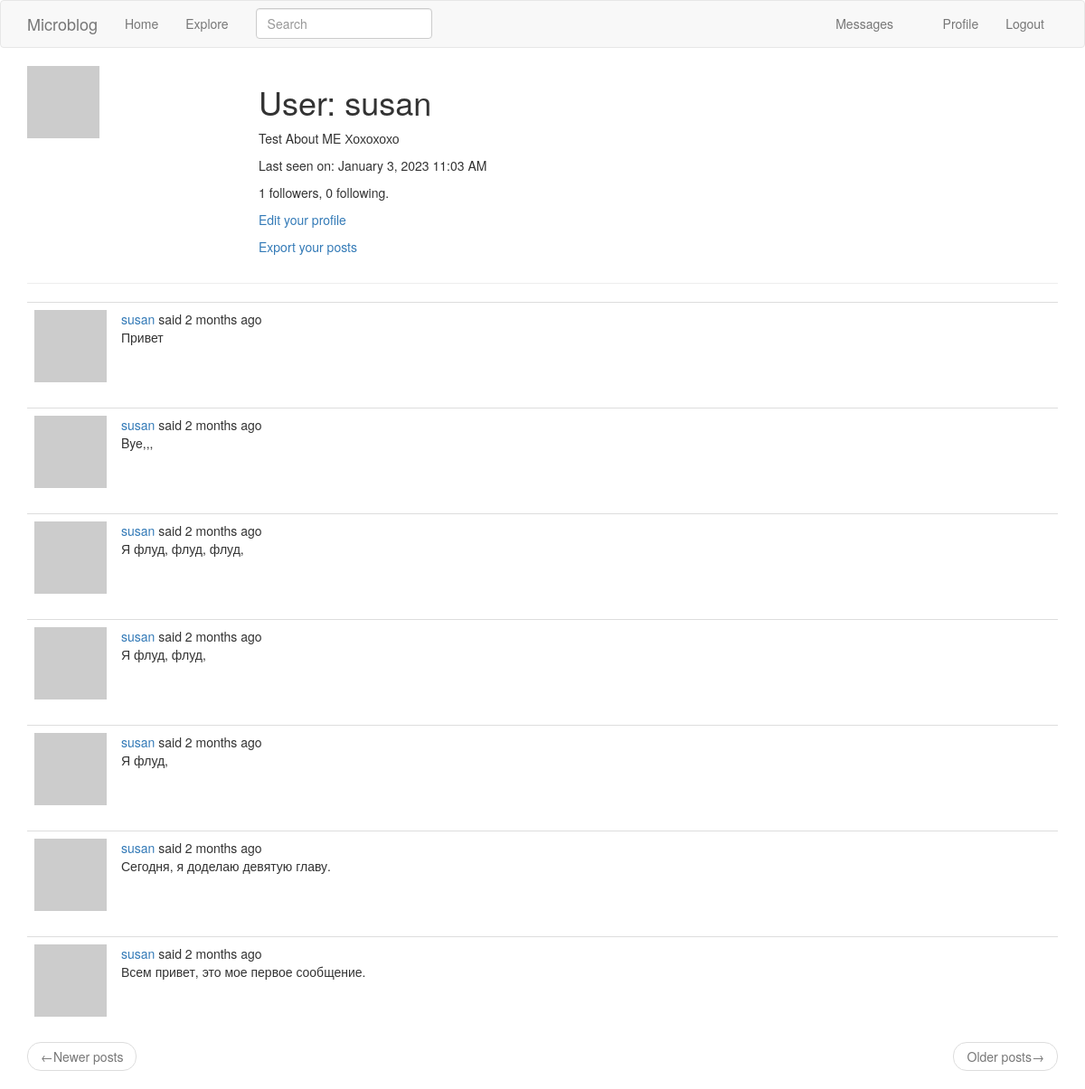
Before: /user/susan (signed in) with the older database file.
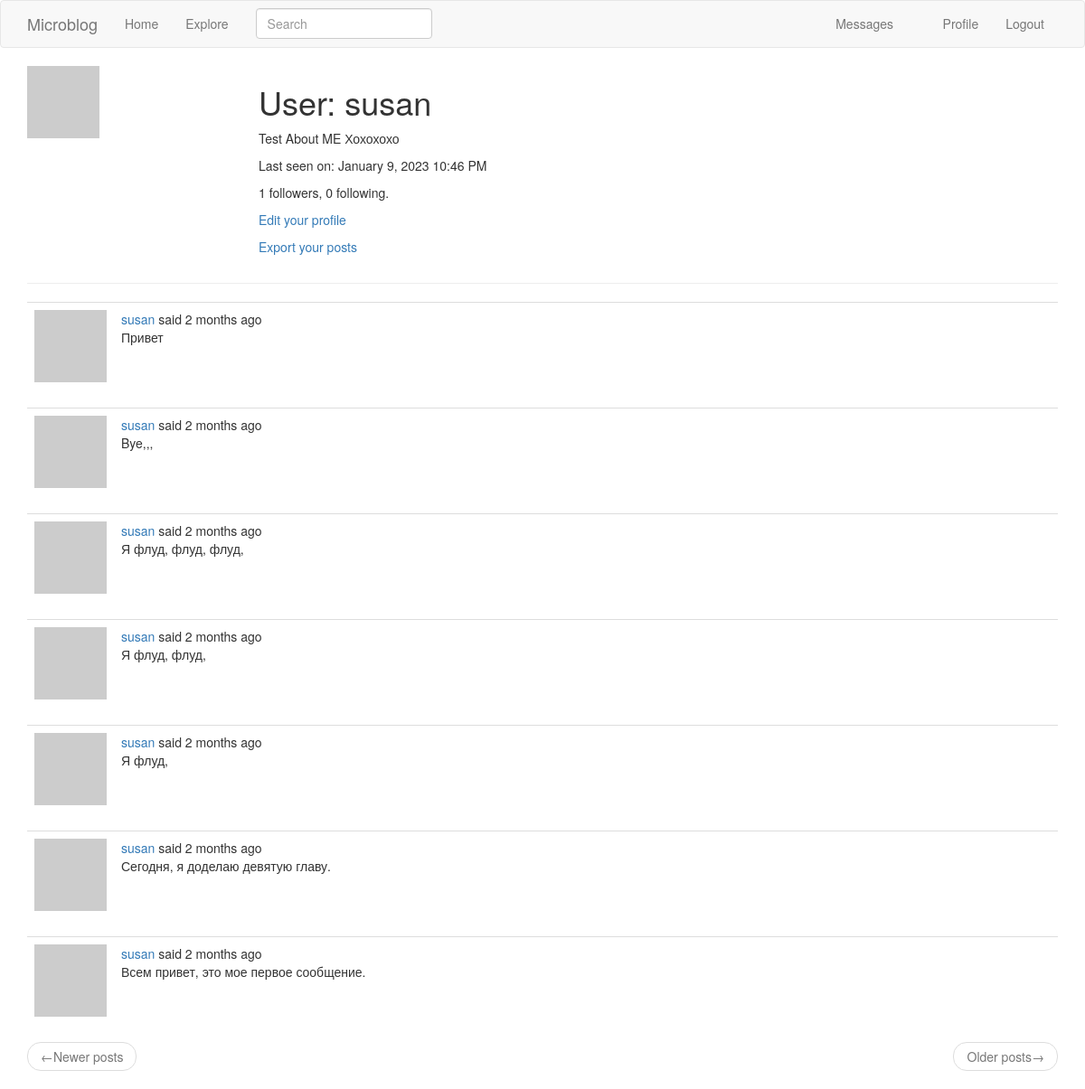
After: the same page with the newer database file.
### app/models.py (models this page shows, shortened)
class User(UserMixin, db.Model):
    id = db.Column(
        db.Integer,
        primary_key=True,
    )
    username = db.Column(
        db.String(64),
        index=True,
        unique=True,
    )
    email = db.Column(
        db.String(120),
        index=True,
        unique=True,
    )
    password_hash = db.Column(
        db.String(128),
    )
    about_me = db.Column(
        db.String(140)
    )
    last_seen = db.Column(
        db.DateTime,
        default=datetime.utcnow
    )
    posts = db.relationship(
        'Post',
        backref='author',
        lazy='dynamic',
    )
    followed = db.relationship(
        'User',
        secondary=followers,
        primaryjoin=(followers.c.follower_id == id),
        secondaryjoin=(followers.c.followed_id == id),
        backref=db.backref('followers', lazy='dynamic'),
        lazy='dynamic',
    )
    messages_sent = db.relationship(
        'Message',
        foreign_keys='Message.sender_id',
        backref='author',
        lazy='dynamic',
    )
    messages_received = db.relationship(
        'Message',
        foreign_keys='Message.recipient_id',
        backref='recipient',
        lazy='dynamic',
    )
    last_message_read_time = db.Column(
        db.DateTime,
    )
    notifications = db.relationship(
        'Notification',
        backref='user',
        lazy='dynamic',
    )
    tasks = db.relationship(
        'Task',
        backref='user',
        lazy='dynamic',
    )
    def avatar(self, size):
        digest = md5(self.email.lower().encode('utf-8')).hexdigest()
        return f'https://www.gravatar.com/avatar/{digest}?d=identicon&s={size}'
    def new_messages(self):
        last_read_time = self.last_message_read_time or datetime(1900, 1, 1)
        return Message.query.filter_by(recipient=self).filter(
            Message.timestamp > last_read_time).count()
    def get_tasks_in_progress(self):
        return Task.query.filter_by(user=self, complete=False).all()
    def get_task_in_progress(self, name):
        return Task.query.filter_by(name=name, user=self,
                                    complete=False).first()

class SearchableMixin(object):
    @classmethod
    def before_commit(cls, session):
        session._changes = {
            'add': list(session.new),
            'update': list(session.dirty),
            'delete': list(session.deleted),
        }
    @classmethod
    def after_commit(cls, session):
        for obj in session._changes['add']:
            if isinstance(obj, SearchableMixin):
                add_to_index(obj.__tablename__, obj)
        for obj in session._changes['update']:
            if isinstance(obj, SearchableMixin):
                add_to_index(obj.__tablename__, obj)
        for obj in session._changes['delete']:
            if isinstance(obj, SearchableMixin):
                remove_from_index(obj.__tablename__, obj)
        session._changes = None

class Post(SearchableMixin, db.Model):
    __searchable__ = ['body']
    id = db.Column(
        db.Integer,
        primary_key=True,
    )
    body = db.Column(
        db.String(140),
    )
    timestamp = db.Column(
        db.DateTime,
        index=True,
        default=datetime.utcnow,
    )
    user_id = db.Column(
        db.Integer(),
        db.ForeignKey('user.id'),
    )

### app/main/routes.py (the view)
@bp.route('/user/<username>')
@login_required
def user(username):
    user = User.query.filter_by(username=username).first_or_404()
    page = request.args.get('page', 1, type=int)
    posts = user.posts.order_by(Post.timestamp.desc()).paginate(
        page=page,
        per_page=current_app.config['POSTS_PER_PAGE'],
        error_out=False
    )
    next_url = url_for('main.user', username=user.username,
                       page=posts.next_num) \
        if posts.has_next else None
    prev_url = url_for('main.user', username=user.username,
                       page=posts.prev_num) \
        if posts.has_prev else None
    form = EmptyForm()
    context = {
        'user': user,
        'posts': posts.items,
        'form': form,
        'next_url': next_url,
        'prev_url': prev_url,
    }
    return render_template('user.html', **context)

### app/main/forms.py
class SearchForm(FlaskForm):
    q = StringField(
        _l('Search'),
        validators=[DataRequired()]
    )
    def __init__(self, *args, **kwargs):
        if 'formdata' not in kwargs:
            kwargs['formdata'] = request.args
        if 'meta' not in kwargs:
            kwargs['meta'] = {'csrf': False}
        super(SearchForm, self).__init__(*args, **kwargs)

class EmptyForm(FlaskForm):
    submit = SubmitField(_('Submit'))

### app/main/routes.py (called while the page is built)
@bp.before_request
def before_request():
    if current_user.is_authenticated:
        current_user.last_seen = datetime.utcnow()
        db.session.commit()
        g.search_form = SearchForm()
    g.locale = str(get_locale())

### app/models.py (called while the page is built)
@login.user_loader
def load_user(id):
    return User.query.get(int(id))

### app/templates/user.html (shortened to what this page needs)
{% extends 'base.html' %}
{% block app_content %}
  <table style="table table-hover">
    <tr valign="top">
      <td width="256px"><img src="{{ user.avatar(256) }}"></td>
      <td>
        <h1>{{ _('User') }}: {{ user.username }}</h1>
        {% if user.about_me %}
          <p>
            {{ user.about_me }}
          </p>
        {% endif %}
        {% if user.last_seen %}
          <p>
            {{ _('Last seen on') }}: {{ moment(user.last_seen).format('LLL') }}
          </p>
        {% endif %}
        <p>
          {{ _('%(count)d followers', count=user.followers.count()) }},
          {{ _('%(count)d following.', count=user.followed.count()) }}
        </p>
        {% if user == current_user %}
          <p>
            <a href="{{ url_for('main.edit_profile') }}">{{ _('Edit your profile') }}</a>
          </p>
          {% if not current_user.get_task_in_progress('export_posts') %}
            <p>
                <a href="{{ url_for('main.export_posts') }}">
                    {{ _('Export your posts') }}
                </a>
            </p>
          {% endif %}
        {% endif %}
      </td>
    </tr>
  </table>
  <hr>
  {% for post in posts %}
      {% include "_post.html" %}
  {% endfor %}
  <nav aria-label="...">
    <ul class="pager">
      <li class="previous {% if not prev_url %} disabled {% endif %}">
        <a href="{{ prev_url or '#' }}">
          <span aria-hidden="true">&larr;</span>{{ _('Newer posts') }}
        </a>
      </li>
      <li class="next {% if not next_url %} disabled {% endif %}">
        <a href="{{ next_url or '#' }}">
          {{ _('Older posts') }}<span aria-hidden="true">&rarr;</span>
        </a>
      </li>
    </ul>
  </nav>
{% endblock app_content %}

### app/templates/base.html (shortened to what this page needs)
{% extends 'bootstrap/base.html' %}
{% block navbar %}
  <nav class="navbar navbar-default">
    <div class="container">
      <div class="navbar-header">
        <a class="navbar-brand" href="{{ url_for('main.index') }}">{{ _('Microblog') }}</a>
      </div>
      <div class="collapse navbar-collapse" id="bs-example-navbar-collapse-1">
        <ul class="nav navbar-nav">
          <li><a href="{{ url_for('main.index') }}">{{ _('Home') }}</a></li>
          <li><a href="{{ url_for('main.explore') }}">{{ _('Explore') }}</a></li>
        </ul>
        {% if g.search_form %}
          <form class="navbar-form navbar-left" method="get" action="{{ url_for('main.search') }}">
            <div class="form-group">
              {{ g.search_form.q(size=20, class="form-control", placeholder=g.search_form.q.label.text) }}
            </div>
          </form>
        {% endif %}
        <ul class="nav navbar-nav navbar-right">
          {% if current_user.is_anonymous %}
            <li><a href="{{ url_for('auth.login') }}">{{ _('Login') }}</a></li>
          {% else %}
            <li>
              <a href="{{ url_for('main.messages')}}">
                {{ _('Messages')}}
                {% set new_messages = current_user.new_messages() %}
              </a>
            </li>
            <li><a href="{{ url_for('main.user', username=current_user.username) }}">{{ _('Profile') }}</a></li>
            <li><a href="{{ url_for('auth.logout') }}">{{ _('Logout') }}</a></li>
          {% endif %}
        </ul>
      </div>
    </div>
  </nav>
{% endblock navbar %}
{% block content %}
  <div class="container">
    {% block app_content %}
    {% endblock app_content %}
  </div>
{% endblock content %}

### app/templates/_post.html (shortened to what this page needs)
<table class="table table-hover">
  <tr>
    <td width="70px">
      <a href="{{ url_for('main.user', username=post.author.username) }}">
        <img src="{{ post.author.avatar(70) }}">
      </a>
    </td>
    <td>
      {{ _('%(username)s said %(when)s', username=user_link, when=moment(post.timestamp).fromNow()) }}
      <br>
      {{ post.body }}
    </td>
  </tr>
</table>

Changed rows visible on the page:
changed User "susan": last_seen "January 3, 2023 11:03 AM" → "January 9, 2023 10:46 PM"
